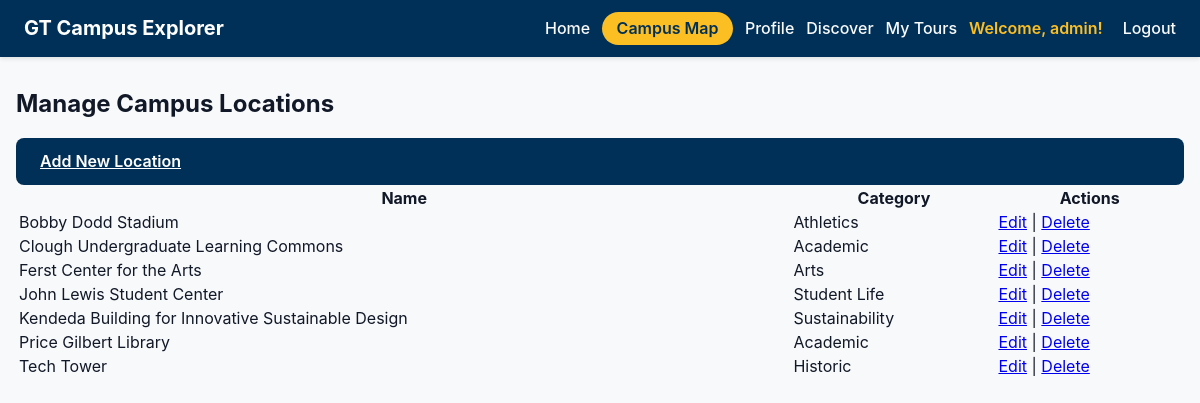
Before: /campus/manage/ (signed in) with the older database file.
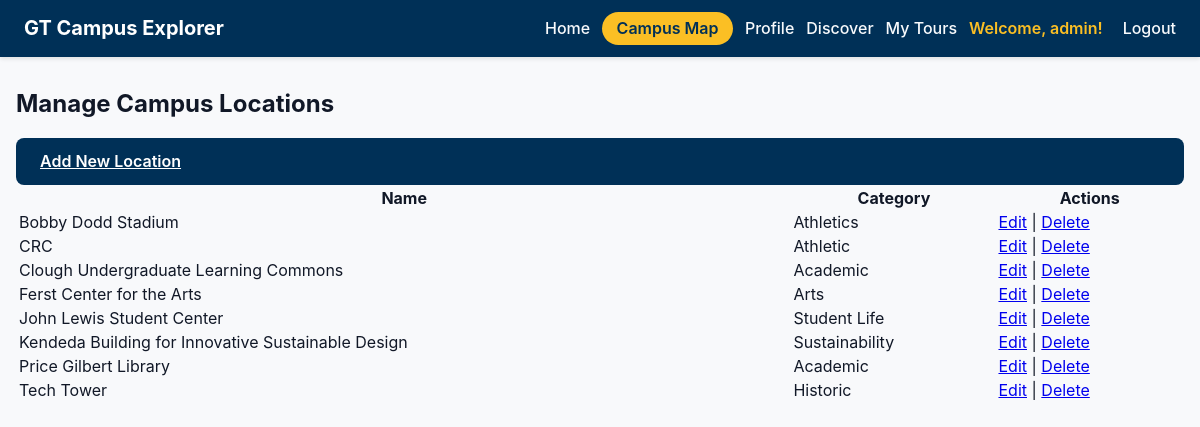
After: the same page with the newer database file.
### campus/models.py (models this page shows, shortened)
class Location(models.Model):
    name = models.CharField(
        max_length=120,
        unique=True,
        help_text="Displayed name of the campus location.",
    )
    slug = models.SlugField(
        unique=True,
        blank=True,
        help_text="URL-friendly identifier auto-generated from the name.",
    )
    description = models.TextField(
        help_text="High-level overview that appears in campus tour content.",
    )
    historical_info = models.TextField(
        blank=True,
        null=True,
        help_text="Optional historical context or fun facts for visitors.",
    )
    latitude = models.DecimalField(
        max_digits=9,
        decimal_places=6,
        help_text="Latitude in decimal degrees (positive for north).",
    )
    longitude = models.DecimalField(
        max_digits=9,
        decimal_places=6,
        help_text="Longitude in decimal degrees (negative for west).",
    )
    address = models.CharField(
        max_length=255,
        blank=True,
        help_text="Street address or building details shown in the tour.",
    )
    category = models.CharField(
        max_length=100,
        blank=True,
        help_text="Category used for filtering (e.g., Dining, Academic).",
    )
    image_url = models.URLField(
        blank=True,
        null=True,
        help_text="Link to an external photo if one is hosted elsewhere.",
    )
    photo = models.ImageField(
        upload_to='locations/photos/',
        blank=True,
        null=True,
        help_text="Upload location photo.",
    )
    class Meta:
        ordering = ['name']

### campus/views.py (the view)
# urls.py: path('manage/', views.manage_locations, name='manage_locations'),
@user_passes_test(admin_check)
def manage_locations(request):
    locations = Location.objects.all().order_by('name')
    return render(request, 'campus/manage_locations.html', {'locations': locations})

### campus/views.py (called while the page is built)
def admin_check(user):
    return user.is_staff

### campus/templates/campus/manage_locations.html
{% extends "base.html" %}
{% block content %}
<h2>Manage Campus Locations</h2>
<a href="{% url 'campus:add_location' %}" class="btn btn-primary">Add New Location</a>
<table>
  <tr>
    <th>Name</th>
    <th>Category</th>
    <th>Actions</th>
  </tr>
  {% for loc in locations %}
  <tr>
    <td>{{ loc.name }}</td>
    <td>{{ loc.category }}</td>
    <td>
      <a href="{% url 'campus:edit_location' loc.slug %}">Edit</a> |
      <a href="{% url 'campus:delete_location' loc.slug %}">Delete</a>
    </td>
  </tr>
  {% endfor %}
</table>
{% endblock %}

Changed rows visible on the page:
added Location: name "CRC", category "Athletic"
